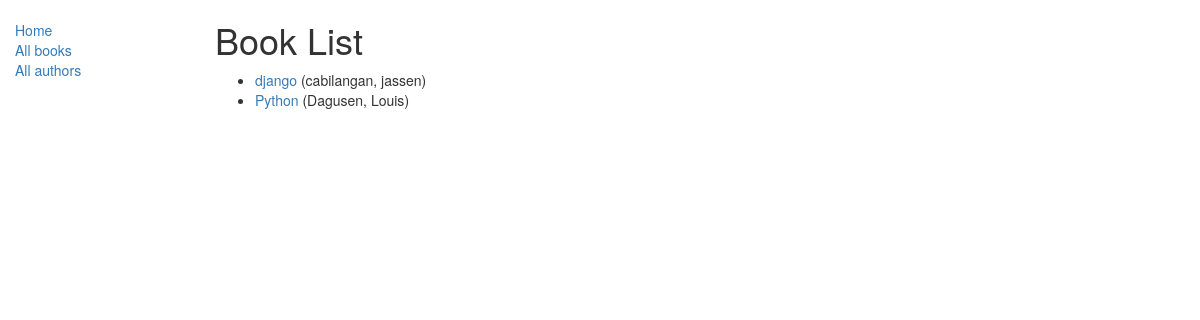
/catalog/books/, run on an earlier commit of the app's database.
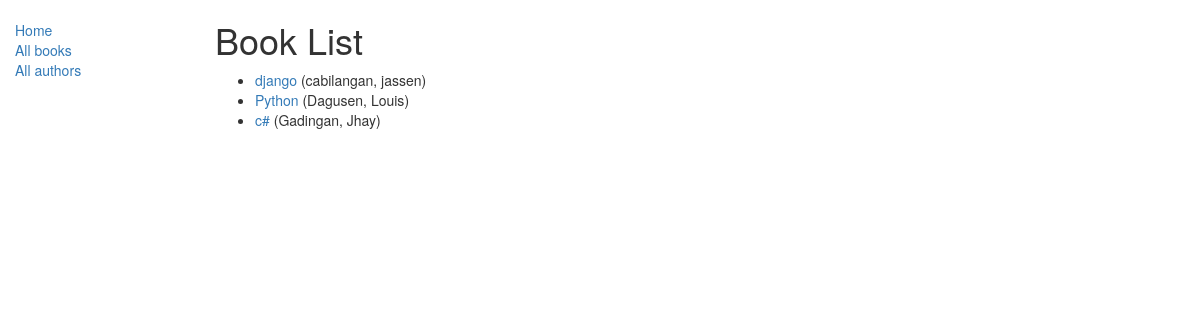
And on a later commit of the database.
### catalog/models.py (models this page shows, shortened)
class Book(models.Model):
	title = models.CharField(max_length=200)
	author = models.ForeignKey('Author', on_delete=models.SET_NULL, null=True)
	summary = models.TextField(max_length=1000, help_text="Enter a brief description of the book")
	isbn = models.CharField('ISBN',max_length=13, help_text='13 Character <a href="https://www.isbn-international.org/content/what-isbn">ISBN number</a>')
	genre = models.ManyToManyField(Genre, help_text="Select a genre for this book")
	def get_absolute_url(self):
		return reverse('book-detail', args=[str(self.id)])

class Author(models.Model):
    first_name = models.CharField(max_length=100)
    last_name = models.CharField(max_length=100)
    date_of_birth = models.DateField(null=True, blank=True)
    date_of_death = models.DateField('Died', null=True, blank=True)
    def __str__(self):
        return '%s, %s' % (self.last_name, self.first_name)
    class Meta:
        ordering = ['last_name']

### catalog/views.py (the view)
class BookListView(generic.ListView):
	def get(self, request):
		queryset = Book.objects.filter(title__icontains='war')[:5]
		books = Book.objects.all()
		paginate_by = 2
		context = {
			'books': books,
		}
		return render(request, "book_list.html", context)

### catalog/templates/book_list.html
{% extends "base_generic.html" %}
{% block content %}
    <h1>Book List</h1>
    {% if books %}
    <ul>
      {% for books in books %}
      <li>
        <a href="{{ books.get_absolute_url }}">{{ books.title }}</a> ({{books.author}})
      </li>
      {% endfor %}
    </ul>
    {% else %}
      <p>There are no books in the library.</p>
    {% endif %}
{% endblock %}

### catalog/templates/base_generic.html (shortened to what this page needs)
<!DOCTYPE html>
<html lang="en">
<head>
  <link rel="stylesheet" href="https://maxcdn.bootstrapcdn.com/bootstrap/3.3.7/css/bootstrap.min.css">
  {% load static %}
  <link rel="stylesheet" href="{% static 'css/styles.css' %}">
</head>
<body>
  <div class="container-fluid">
    <div class="row">
      <div class="col-sm-2">
      {% block sidebar %}
      <ul class="sidebar-nav">
		<li><a href="{% url 'index' %}">Home</a></li>
		<li><a href="{% url 'books' %}">All books</a></li>
		<li><a href="">All authors</a></li>
      </ul>
     {% endblock %}
      </div>
      <div class="col-sm-10 ">
      {% block content %}{% endblock %}
      </div>
    </div>
  </div>
</body>
</html>

### catalog/static/css/styles.css (style rules this page uses)
.sidebar-nav { margin-top: 20px; padding: 0; list-style: none; }

What changed in the data, as far as the page shows it:
added Book: title "c#", author "Gadingan, Jhay"
